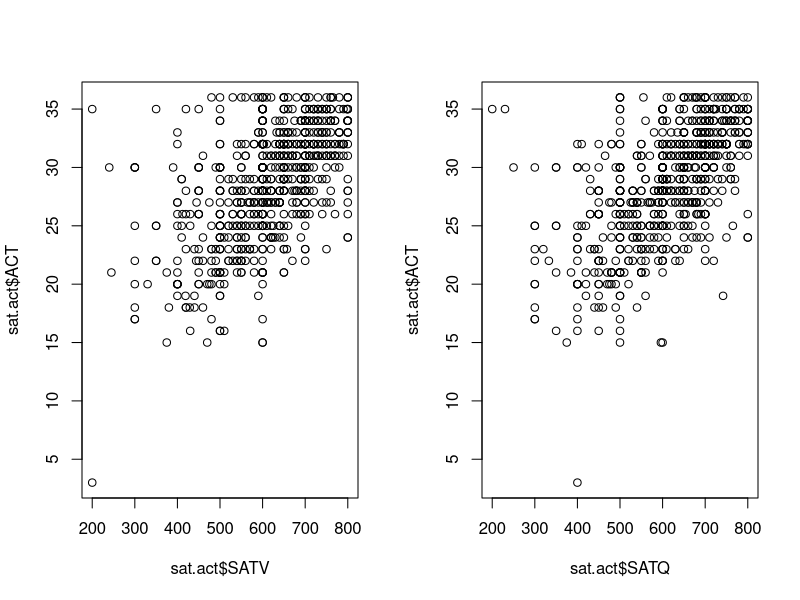
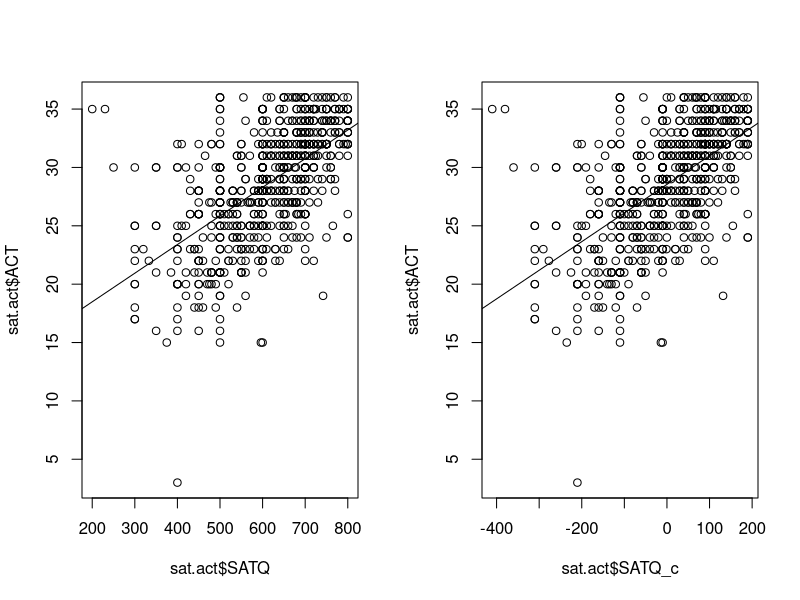

These figures' R source, in order:
## ----setup, include=FALSE------------------------------------------------
options(htmltools.dir.version = FALSE)
# see: https://github.com/yihui/xaringan
# install.packages("xaringan")
# see: 
# https://github.com/yihui/xaringan/wiki
# https://github.com/gnab/remark/wiki/Markdown
options(width=110)
options(digits = 4)

## ---- message=FALSE------------------------------------------------------
require(psych)
data(sat.act)
sat.act$gender <- factor(sat.act$gender, 1:2, labels = c("male", "female"))
sat.act$education <- factor(sat.act$education)
summary(sat.act) # alternatively: psych::describe(sat.act)
sat.act <- na.omit(sat.act)

## ---- fig.height=4, dev='svg'--------------------------------------------
par(mfrow=c(1,2))
plot(sat.act$SATV, sat.act$ACT)
plot(sat.act$SATQ, sat.act$ACT)

## ------------------------------------------------------------------------
m1 <- lm(ACT ~ SATQ, sat.act)
summary(m1)

## ------------------------------------------------------------------------
coef(m1)

## ---- fig.height=3.7, fig.width=4, dev='svg'-----------------------------
plot(sat.act$SATQ, sat.act$ACT)
abline(m1)

## ------------------------------------------------------------------------
sat.act$SATQ_c <- sat.act$SATQ - mean(sat.act$SATQ, na.rm = TRUE)
sat.act$SATV_c <- sat.act$SATV - mean(sat.act$SATV)
m2 <- lm(ACT ~ SATQ_c, sat.act)
summary(m2)

## ------------------------------------------------------------------------
coef(m2)

## ---- fig.height=3.7, fig.width=4, dev='svg'-----------------------------
plot(sat.act$SATQ_c, sat.act$ACT)
abline(m2)

## ---- eval=FALSE---------------------------------------------------------
## lm(ACT ~ SATQ_c + SATV_c, sat.act)   # a
## lm(ACT ~ SATQ_c : SATV_c, sat.act)   # b
## lm(ACT ~ 0 + SATQ_c:SATV_c, sat.act) # c
## lm(ACT ~ SATQ_c*SATV_c, sat.act)     # d
## lm(ACT ~ 0+SATQ_c*SATV_c, sat.act)   # e

## ------------------------------------------------------------------------
coef(lm(ACT ~ SATQ_c + SATV_c, sat.act))   # a
coef(lm(ACT ~ SATQ_c : SATV_c, sat.act))   # b
coef(lm(ACT ~ 0 + SATQ_c:SATV_c, sat.act)) # c

## ------------------------------------------------------------------------
coef(lm(ACT ~ SATQ_c*SATV_c, sat.act))     # d
coef(lm(ACT ~ 0+SATQ_c*SATV_c, sat.act))   # e

## ---- eval=FALSE, include=FALSE------------------------------------------
## summary(lm(ACT ~ SATQ + SATV, sat.act))   # a
## summary(lm(ACT ~ SATQ : SATV, sat.act))   # b
## summary(lm(ACT ~ 0 + SATQ:SATV, sat.act)) # c
## summary(lm(ACT ~ SATQ*SATV, sat.act))     # d
## summary(lm(ACT ~ 0+SATQ*SATV, sat.act))   # e

## ------------------------------------------------------------------------
str(sat.act)

## ------------------------------------------------------------------------
m3 <- lm(ACT ~ gender, sat.act)
summary(m3)

## ---- include=FALSE------------------------------------------------------
op <- options(width = 40)
require(dplyr)

## ------------------------------------------------------------------------
mean(sat.act$ACT)
sat.act %>% group_by(gender) %>%
  summarise(m = mean(ACT))

## ------------------------------------------------------------------------
sat.act %>% group_by(gender) %>%
  summarise(m = mean(ACT)) %>%
  {.$m[2] - .$m[1]}

## ---- include=FALSE------------------------------------------------------
options(op)

## ------------------------------------------------------------------------
model.matrix(ACT ~ gender, sat.act[1:5,])

## ------------------------------------------------------------------------
model.matrix(ACT ~ gender, sat.act[1:5,])

## ------------------------------------------------------------------------
afex::set_sum_contrasts()

## ------------------------------------------------------------------------
model.matrix(ACT ~ gender, sat.act[1:5,])

## ------------------------------------------------------------------------
m4 <- lm(ACT ~ gender, sat.act)
summary(m4)

## ---- include=FALSE------------------------------------------------------
op <- options(width = 40)

## ------------------------------------------------------------------------
mean(sat.act$ACT)
sat.act %>% group_by(gender) %>%
  summarise(m = mean(ACT))
sat.act %>% group_by(gender) %>%
  summarise(m = mean(ACT)) %>% 
  summarise(mean(m))


## ---- include=FALSE------------------------------------------------------
options(op)

## ------------------------------------------------------------------------
afex::set_default_contrasts() # or set_treatment_contrasts()

## ---- include=FALSE------------------------------------------------------
op <- options(width = 70)

## ------------------------------------------------------------------------
m5 <- lm(ACT ~ gender*education, sat.act)
coef(m5)

## ------------------------------------------------------------------------
sat.act %>% 
  group_by(gender,education) %>%
  summarise(mean(ACT))

## ---- include=FALSE------------------------------------------------------
options(op)

## ------------------------------------------------------------------------
afex::set_sum_contrasts() # or set_effects_contrasts() or set_deviation_contrasts()

## ---- include=FALSE------------------------------------------------------
op <- options(width = 70)

## ------------------------------------------------------------------------
m6 <- lm(ACT ~ gender*education, sat.act)
coef(m6)

## ------------------------------------------------------------------------
sat.act %>% 
  group_by(gender,education) %>%
  summarise(m = mean(ACT)) %>% 
  ungroup() %>% 
  summarise(mean(m))

## ---- include=FALSE------------------------------------------------------
options(op)

## ---- eval=FALSE---------------------------------------------------------
## lm(ACT ~ SATQ + SATV, sat.act)   # a: 3
## lm(ACT ~ SATQ : SATV, sat.act)   # b: 2
## lm(ACT ~ 0 + SATQ:SATV, sat.act) # c: 1
## lm(ACT ~ SATQ*SATV, sat.act)     # d: 4
## lm(ACT ~ 0+SATQ*SATV, sat.act)   # e: 3
## 
## lm(ACT ~ SATQ, sat.act)          # f: 2
## lm(ACT ~ 0 + SATQ, sat.act)      # g: 1

## ---- eval=FALSE---------------------------------------------------------
## lm(ACT ~ gender, sat.act)                  # a
## lm(ACT ~ 0+gender, sat.act)                # b
## lm(ACT ~ gender+education, sat.act)        # c
## lm(ACT ~ 0+gender+education, sat.act)      # d
## lm(ACT ~ gender:education, sat.act)        # e
## lm(ACT ~ 0+gender:education, sat.act)      # f
## lm(ACT ~ gender*education, sat.act)        # g
## lm(ACT ~ 0+gender*education, sat.act)      # h
## lm(ACT ~ gender+gender:education, sat.act) # i

## ------------------------------------------------------------------------
levels(sat.act$gender)
levels(sat.act$education)

## ------------------------------------------------------------------------
coef(lm(ACT ~ gender, sat.act))                  # a: 2
coef(lm(ACT ~ 0+gender, sat.act))                # b: 2
coef(lm(ACT ~ gender+education, sat.act))        # c: 7
coef(lm(ACT ~ 0+gender+education, sat.act))      # d: 7

## ------------------------------------------------------------------------
coef(lm(ACT ~ gender:education, sat.act))        # e: 13
coef(lm(ACT ~ 0+gender:education, sat.act))      # f: 12

## ---- eval = FALSE-------------------------------------------------------
## coef(lm(ACT ~ gender*education, sat.act))        # g: 12
## coef(lm(ACT ~ 0+gender*education, sat.act))      # h: 12
## coef(lm(ACT ~ gender+gender:education, sat.act)) # i: 12

## ---- include=FALSE------------------------------------------------------
op <- options(width = 70)

## ---- message=FALSE------------------------------------------------------
afex::set_sum_contrasts()
m6 <- lm(ACT ~ gender*education, sat.act)
summary(m6)

## ------------------------------------------------------------------------
sat.act %>% 
  group_by(gender, education) %>%
  summarise(m = mean(ACT)) %>% 
  ungroup() %>% 
  summarise(mean(m))

## ---- include=FALSE------------------------------------------------------
options(op)

## ---- message=FALSE------------------------------------------------------
require(car) # Companion to Applied Regression (Fox & Weisberg, 2011)
Anova(m6, type = 3)

## ---- message=FALSE, warning=FALSE---------------------------------------
library("lsmeans")      # or: library("emmeans")
lsmeans(m6, ~education) # or: emmeans(m6, ~education)

## ---- message=FALSE------------------------------------------------------
pairs(lsmeans(m6,~education),adjust='holm')

## ---- message=FALSE, comment='#'-----------------------------------------
require(afex)
sat.act$id <- factor(1:nrow(sat.act))
(a1 <- aov_car(ACT ~ gender+Error(id), sat.act))


## ------------------------------------------------------------------------
sat_long <- tidyr::gather(
  sat.act, key = "SAT_type", 
  value = "SAT_value", SATV, SATQ)

## ---- message=FALSE, comment='#'-----------------------------------------
(a2 <- aov_car(SAT_value ~ gender*SAT_type+
                 Error(id/SAT_type), sat_long))
lsmeans(a2, c("gender", "SAT_type"))
